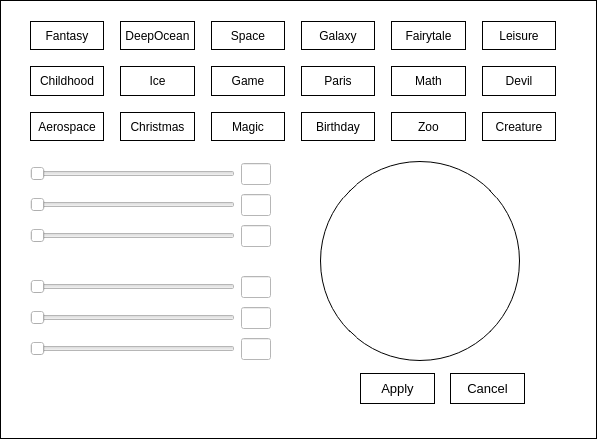
<?xml version="1.0" encoding="UTF-8"?>
<ui version="4.0">
 <class>Style</class>
 <widget class="QWidget" name="Style">
  <property name="geometry">
   <rect>
    <x>0</x>
    <y>0</y>
    <width>597</width>
    <height>439</height>
   </rect>
  </property>
  <property name="minimumSize">
   <size>
    <width>0</width>
    <height>0</height>
   </size>
  </property>
  <property name="maximumSize">
   <size>
    <width>1102</width>
    <height>818</height>
   </size>
  </property>
  <property name="windowTitle">
   <string>Form</string>
  </property>
  <property name="styleSheet">
   <string notr="true">background-color: rgb(255, 255, 255);</string>
  </property>
  <widget class="QWidget" name="gridLayoutWidget">
   <property name="geometry">
    <rect>
     <x>30</x>
     <y>21</y>
     <width>526</width>
     <height>120</height>
    </rect>
   </property>
   <layout class="QGridLayout" name="gridLayout">
    <item row="3" column="0">
     <spacer name="verticalSpacer_2">
      <property name="orientation">
       <enum>Qt::Vertical</enum>
      </property>
      <property name="sizeType">
       <enum>QSizePolicy::Fixed</enum>
      </property>
      <property name="sizeHint" stdset="0">
       <size>
        <width>20</width>
        <height>10</height>
       </size>
      </property>
     </spacer>
    </item>
    <item row="4" column="8">
     <widget class="ClickableLabel" name="pattern_17">
      <property name="font">
       <font>
        <family>Microsoft YaHei UI</family>
        <bold>false</bold>
       </font>
      </property>
      <property name="cursor">
       <cursorShape>PointingHandCursor</cursorShape>
      </property>
      <property name="styleSheet">
       <string notr="true">color: rgb(0, 0, 0);</string>
      </property>
      <property name="frameShape">
       <enum>QFrame::Box</enum>
      </property>
      <property name="text">
       <string>Zoo</string>
      </property>
      <property name="alignment">
       <set>Qt::AlignCenter</set>
      </property>
     </widget>
    </item>
    <item row="0" column="9">
     <spacer name="horizontalSpacer_5">
      <property name="orientation">
       <enum>Qt::Horizontal</enum>
      </property>
      <property name="sizeType">
       <enum>QSizePolicy::Fixed</enum>
      </property>
      <property name="sizeHint" stdset="0">
       <size>
        <width>10</width>
        <height>20</height>
       </size>
      </property>
     </spacer>
    </item>
    <item row="2" column="2">
     <widget class="ClickableLabel" name="pattern_8">
      <property name="font">
       <font>
        <family>Microsoft YaHei UI</family>
        <bold>false</bold>
       </font>
      </property>
      <property name="cursor">
       <cursorShape>PointingHandCursor</cursorShape>
      </property>
      <property name="styleSheet">
       <string notr="true">color: rgb(0, 0, 0);</string>
      </property>
      <property name="frameShape">
       <enum>QFrame::Box</enum>
      </property>
      <property name="text">
       <string>Ice</string>
      </property>
      <property name="alignment">
       <set>Qt::AlignCenter</set>
      </property>
     </widget>
    </item>
    <item row="0" column="4">
     <widget class="ClickableLabel" name="pattern_3">
      <property name="font">
       <font>
        <family>Microsoft YaHei UI</family>
        <bold>false</bold>
       </font>
      </property>
      <property name="cursor">
       <cursorShape>PointingHandCursor</cursorShape>
      </property>
      <property name="styleSheet">
       <string notr="true">color: rgb(0, 0, 0);</string>
      </property>
      <property name="frameShape">
       <enum>QFrame::Box</enum>
      </property>
      <property name="text">
       <string>Space</string>
      </property>
      <property name="alignment">
       <set>Qt::AlignCenter</set>
      </property>
     </widget>
    </item>
    <item row="4" column="10">
     <widget class="ClickableLabel" name="pattern_18">
      <property name="font">
       <font>
        <family>Microsoft YaHei UI</family>
        <bold>false</bold>
       </font>
      </property>
      <property name="cursor">
       <cursorShape>PointingHandCursor</cursorShape>
      </property>
      <property name="styleSheet">
       <string notr="true">color: rgb(0, 0, 0);</string>
      </property>
      <property name="frameShape">
       <enum>QFrame::Box</enum>
      </property>
      <property name="text">
       <string>Creature</string>
      </property>
      <property name="alignment">
       <set>Qt::AlignCenter</set>
      </property>
     </widget>
    </item>
    <item row="1" column="0">
     <spacer name="verticalSpacer">
      <property name="orientation">
       <enum>Qt::Vertical</enum>
      </property>
      <property name="sizeType">
       <enum>QSizePolicy::Fixed</enum>
      </property>
      <property name="sizeHint" stdset="0">
       <size>
        <width>20</width>
        <height>10</height>
       </size>
      </property>
     </spacer>
    </item>
    <item row="4" column="4">
     <widget class="ClickableLabel" name="pattern_15">
      <property name="font">
       <font>
        <family>Microsoft YaHei UI</family>
        <bold>false</bold>
       </font>
      </property>
      <property name="cursor">
       <cursorShape>PointingHandCursor</cursorShape>
      </property>
      <property name="styleSheet">
       <string notr="true">color: rgb(0, 0, 0);</string>
      </property>
      <property name="frameShape">
       <enum>QFrame::Box</enum>
      </property>
      <property name="text">
       <string>Magic</string>
      </property>
      <property name="alignment">
       <set>Qt::AlignCenter</set>
      </property>
     </widget>
    </item>
    <item row="4" column="6">
     <widget class="ClickableLabel" name="pattern_16">
      <property name="font">
       <font>
        <family>Microsoft YaHei UI</family>
        <bold>false</bold>
       </font>
      </property>
      <property name="cursor">
       <cursorShape>PointingHandCursor</cursorShape>
      </property>
      <property name="styleSheet">
       <string notr="true">color: rgb(0, 0, 0);</string>
      </property>
      <property name="frameShape">
       <enum>QFrame::Box</enum>
      </property>
      <property name="text">
       <string>Birthday</string>
      </property>
      <property name="alignment">
       <set>Qt::AlignCenter</set>
      </property>
     </widget>
    </item>
    <item row="2" column="6">
     <widget class="ClickableLabel" name="pattern_10">
      <property name="font">
       <font>
        <family>Microsoft YaHei UI</family>
        <bold>false</bold>
       </font>
      </property>
      <property name="cursor">
       <cursorShape>PointingHandCursor</cursorShape>
      </property>
      <property name="styleSheet">
       <string notr="true">color: rgb(0, 0, 0);</string>
      </property>
      <property name="frameShape">
       <enum>QFrame::Box</enum>
      </property>
      <property name="text">
       <string>Paris</string>
      </property>
      <property name="alignment">
       <set>Qt::AlignCenter</set>
      </property>
     </widget>
    </item>
    <item row="0" column="2">
     <widget class="ClickableLabel" name="pattern_2">
      <property name="font">
       <font>
        <family>Microsoft YaHei UI</family>
        <bold>false</bold>
       </font>
      </property>
      <property name="cursor">
       <cursorShape>PointingHandCursor</cursorShape>
      </property>
      <property name="styleSheet">
       <string notr="true">color: rgb(0, 0, 0);</string>
      </property>
      <property name="frameShape">
       <enum>QFrame::Box</enum>
      </property>
      <property name="text">
       <string>DeepOcean</string>
      </property>
      <property name="alignment">
       <set>Qt::AlignCenter</set>
      </property>
     </widget>
    </item>
    <item row="0" column="8">
     <widget class="ClickableLabel" name="pattern_5">
      <property name="font">
       <font>
        <family>Microsoft YaHei UI</family>
        <bold>false</bold>
       </font>
      </property>
      <property name="cursor">
       <cursorShape>PointingHandCursor</cursorShape>
      </property>
      <property name="styleSheet">
       <string notr="true">color: rgb(0, 0, 0);</string>
      </property>
      <property name="frameShape">
       <enum>QFrame::Box</enum>
      </property>
      <property name="text">
       <string>Fairytale</string>
      </property>
      <property name="alignment">
       <set>Qt::AlignCenter</set>
      </property>
     </widget>
    </item>
    <item row="0" column="10">
     <widget class="ClickableLabel" name="pattern_6">
      <property name="font">
       <font>
        <family>Microsoft YaHei UI</family>
        <bold>false</bold>
       </font>
      </property>
      <property name="cursor">
       <cursorShape>PointingHandCursor</cursorShape>
      </property>
      <property name="styleSheet">
       <string notr="true">color: rgb(0, 0, 0);</string>
      </property>
      <property name="frameShape">
       <enum>QFrame::Box</enum>
      </property>
      <property name="text">
       <string>Leisure</string>
      </property>
      <property name="alignment">
       <set>Qt::AlignCenter</set>
      </property>
     </widget>
    </item>
    <item row="0" column="3">
     <spacer name="horizontalSpacer_2">
      <property name="orientation">
       <enum>Qt::Horizontal</enum>
      </property>
      <property name="sizeType">
       <enum>QSizePolicy::Fixed</enum>
      </property>
      <property name="sizeHint" stdset="0">
       <size>
        <width>10</width>
        <height>20</height>
       </size>
      </property>
     </spacer>
    </item>
    <item row="4" column="2">
     <widget class="ClickableLabel" name="pattern_14">
      <property name="font">
       <font>
        <family>Microsoft YaHei UI</family>
        <bold>false</bold>
       </font>
      </property>
      <property name="cursor">
       <cursorShape>PointingHandCursor</cursorShape>
      </property>
      <property name="styleSheet">
       <string notr="true">color: rgb(0, 0, 0);</string>
      </property>
      <property name="frameShape">
       <enum>QFrame::Box</enum>
      </property>
      <property name="text">
       <string>Christmas</string>
      </property>
      <property name="alignment">
       <set>Qt::AlignCenter</set>
      </property>
     </widget>
    </item>
    <item row="0" column="5">
     <spacer name="horizontalSpacer_3">
      <property name="orientation">
       <enum>Qt::Horizontal</enum>
      </property>
      <property name="sizeType">
       <enum>QSizePolicy::Fixed</enum>
      </property>
      <property name="sizeHint" stdset="0">
       <size>
        <width>10</width>
        <height>20</height>
       </size>
      </property>
     </spacer>
    </item>
    <item row="0" column="0">
     <widget class="ClickableLabel" name="pattern_1">
      <property name="font">
       <font>
        <family>Microsoft YaHei UI</family>
        <bold>false</bold>
       </font>
      </property>
      <property name="cursor">
       <cursorShape>PointingHandCursor</cursorShape>
      </property>
      <property name="styleSheet">
       <string notr="true">color: rgb(0, 0, 0);</string>
      </property>
      <property name="frameShape">
       <enum>QFrame::Box</enum>
      </property>
      <property name="text">
       <string>Fantasy</string>
      </property>
      <property name="alignment">
       <set>Qt::AlignCenter</set>
      </property>
     </widget>
    </item>
    <item row="2" column="10">
     <widget class="ClickableLabel" name="pattern_12">
      <property name="font">
       <font>
        <family>Microsoft YaHei UI</family>
        <bold>false</bold>
       </font>
      </property>
      <property name="cursor">
       <cursorShape>PointingHandCursor</cursorShape>
      </property>
      <property name="styleSheet">
       <string notr="true">color: rgb(0, 0, 0);</string>
      </property>
      <property name="frameShape">
       <enum>QFrame::Box</enum>
      </property>
      <property name="text">
       <string>Devil</string>
      </property>
      <property name="alignment">
       <set>Qt::AlignCenter</set>
      </property>
     </widget>
    </item>
    <item row="0" column="7">
     <spacer name="horizontalSpacer_4">
      <property name="orientation">
       <enum>Qt::Horizontal</enum>
      </property>
      <property name="sizeType">
       <enum>QSizePolicy::Fixed</enum>
      </property>
      <property name="sizeHint" stdset="0">
       <size>
        <width>10</width>
        <height>20</height>
       </size>
      </property>
     </spacer>
    </item>
    <item row="4" column="0">
     <widget class="ClickableLabel" name="pattern_13">
      <property name="font">
       <font>
        <family>Microsoft YaHei UI</family>
        <bold>false</bold>
       </font>
      </property>
      <property name="cursor">
       <cursorShape>PointingHandCursor</cursorShape>
      </property>
      <property name="styleSheet">
       <string notr="true">color: rgb(0, 0, 0);</string>
      </property>
      <property name="frameShape">
       <enum>QFrame::Box</enum>
      </property>
      <property name="text">
       <string>Aerospace</string>
      </property>
      <property name="alignment">
       <set>Qt::AlignCenter</set>
      </property>
     </widget>
    </item>
    <item row="0" column="6">
     <widget class="ClickableLabel" name="pattern_4">
      <property name="font">
       <font>
        <family>Microsoft YaHei UI</family>
        <bold>false</bold>
       </font>
      </property>
      <property name="cursor">
       <cursorShape>PointingHandCursor</cursorShape>
      </property>
      <property name="styleSheet">
       <string notr="true">color: rgb(0, 0, 0);</string>
      </property>
      <property name="frameShape">
       <enum>QFrame::Box</enum>
      </property>
      <property name="text">
       <string>Galaxy</string>
      </property>
      <property name="alignment">
       <set>Qt::AlignCenter</set>
      </property>
     </widget>
    </item>
    <item row="2" column="8">
     <widget class="ClickableLabel" name="pattern_11">
      <property name="font">
       <font>
        <family>Microsoft YaHei UI</family>
        <bold>false</bold>
       </font>
      </property>
      <property name="cursor">
       <cursorShape>PointingHandCursor</cursorShape>
      </property>
      <property name="styleSheet">
       <string notr="true">color: rgb(0, 0, 0);</string>
      </property>
      <property name="frameShape">
       <enum>QFrame::Box</enum>
      </property>
      <property name="text">
       <string>Math</string>
      </property>
      <property name="alignment">
       <set>Qt::AlignCenter</set>
      </property>
     </widget>
    </item>
    <item row="0" column="1">
     <spacer name="horizontalSpacer">
      <property name="orientation">
       <enum>Qt::Horizontal</enum>
      </property>
      <property name="sizeType">
       <enum>QSizePolicy::Fixed</enum>
      </property>
      <property name="sizeHint" stdset="0">
       <size>
        <width>10</width>
        <height>20</height>
       </size>
      </property>
     </spacer>
    </item>
    <item row="2" column="0">
     <widget class="ClickableLabel" name="pattern_7">
      <property name="font">
       <font>
        <family>Microsoft YaHei UI</family>
        <bold>false</bold>
       </font>
      </property>
      <property name="cursor">
       <cursorShape>PointingHandCursor</cursorShape>
      </property>
      <property name="styleSheet">
       <string notr="true">color: rgb(0, 0, 0);</string>
      </property>
      <property name="frameShape">
       <enum>QFrame::Box</enum>
      </property>
      <property name="text">
       <string>Childhood</string>
      </property>
      <property name="alignment">
       <set>Qt::AlignCenter</set>
      </property>
     </widget>
    </item>
    <item row="2" column="4">
     <widget class="ClickableLabel" name="pattern_9">
      <property name="font">
       <font>
        <family>Microsoft YaHei UI</family>
        <bold>false</bold>
       </font>
      </property>
      <property name="cursor">
       <cursorShape>PointingHandCursor</cursorShape>
      </property>
      <property name="styleSheet">
       <string notr="true">color: rgb(0, 0, 0);</string>
      </property>
      <property name="frameShape">
       <enum>QFrame::Box</enum>
      </property>
      <property name="text">
       <string>Game</string>
      </property>
      <property name="alignment">
       <set>Qt::AlignCenter</set>
      </property>
     </widget>
    </item>
   </layout>
  </widget>
  <widget class="QWidget" name="gridLayoutWidget_2">
   <property name="geometry">
    <rect>
     <x>30</x>
     <y>160</y>
     <width>241</width>
     <height>208</height>
    </rect>
   </property>
   <layout class="QGridLayout" name="gridLayout_2">
    <item row="0" column="0">
     <widget class="QSlider" name="horizontalSlider">
      <property name="styleSheet">
       <string notr="true"/>
      </property>
      <property name="maximum">
       <number>255</number>
      </property>
      <property name="singleStep">
       <number>16</number>
      </property>
      <property name="pageStep">
       <number>32</number>
      </property>
      <property name="orientation">
       <enum>Qt::Horizontal</enum>
      </property>
     </widget>
    </item>
    <item row="5" column="0">
     <widget class="QSlider" name="horizontalSlider_4">
      <property name="maximum">
       <number>255</number>
      </property>
      <property name="singleStep">
       <number>16</number>
      </property>
      <property name="pageStep">
       <number>32</number>
      </property>
      <property name="orientation">
       <enum>Qt::Horizontal</enum>
      </property>
     </widget>
    </item>
    <item row="2" column="0">
     <widget class="QSlider" name="horizontalSlider_3">
      <property name="maximum">
       <number>255</number>
      </property>
      <property name="singleStep">
       <number>16</number>
      </property>
      <property name="pageStep">
       <number>32</number>
      </property>
      <property name="orientation">
       <enum>Qt::Horizontal</enum>
      </property>
     </widget>
    </item>
    <item row="1" column="0">
     <widget class="QSlider" name="horizontalSlider_2">
      <property name="maximum">
       <number>255</number>
      </property>
      <property name="singleStep">
       <number>16</number>
      </property>
      <property name="pageStep">
       <number>32</number>
      </property>
      <property name="orientation">
       <enum>Qt::Horizontal</enum>
      </property>
     </widget>
    </item>
    <item row="4" column="0">
     <spacer name="verticalSpacer_3">
      <property name="orientation">
       <enum>Qt::Vertical</enum>
      </property>
      <property name="sizeType">
       <enum>QSizePolicy::Fixed</enum>
      </property>
      <property name="sizeHint" stdset="0">
       <size>
        <width>20</width>
        <height>20</height>
       </size>
      </property>
     </spacer>
    </item>
    <item row="6" column="0">
     <widget class="QSlider" name="horizontalSlider_5">
      <property name="maximum">
       <number>255</number>
      </property>
      <property name="singleStep">
       <number>16</number>
      </property>
      <property name="pageStep">
       <number>32</number>
      </property>
      <property name="orientation">
       <enum>Qt::Horizontal</enum>
      </property>
     </widget>
    </item>
    <item row="7" column="0">
     <widget class="QSlider" name="horizontalSlider_6">
      <property name="maximum">
       <number>255</number>
      </property>
      <property name="singleStep">
       <number>16</number>
      </property>
      <property name="pageStep">
       <number>32</number>
      </property>
      <property name="orientation">
       <enum>Qt::Horizontal</enum>
      </property>
     </widget>
    </item>
    <item row="0" column="1">
     <widget class="QLineEdit" name="lineEdit">
      <property name="minimumSize">
       <size>
        <width>30</width>
        <height>22</height>
       </size>
      </property>
      <property name="maximumSize">
       <size>
        <width>30</width>
        <height>22</height>
       </size>
      </property>
     </widget>
    </item>
    <item row="1" column="1">
     <widget class="QLineEdit" name="lineEdit_2">
      <property name="minimumSize">
       <size>
        <width>30</width>
        <height>22</height>
       </size>
      </property>
      <property name="maximumSize">
       <size>
        <width>30</width>
        <height>22</height>
       </size>
      </property>
     </widget>
    </item>
    <item row="2" column="1">
     <widget class="QLineEdit" name="lineEdit_3">
      <property name="minimumSize">
       <size>
        <width>30</width>
        <height>22</height>
       </size>
      </property>
      <property name="maximumSize">
       <size>
        <width>30</width>
        <height>22</height>
       </size>
      </property>
     </widget>
    </item>
    <item row="5" column="1">
     <widget class="QLineEdit" name="lineEdit_4">
      <property name="minimumSize">
       <size>
        <width>30</width>
        <height>22</height>
       </size>
      </property>
      <property name="maximumSize">
       <size>
        <width>30</width>
        <height>22</height>
       </size>
      </property>
     </widget>
    </item>
    <item row="6" column="1">
     <widget class="QLineEdit" name="lineEdit_5">
      <property name="minimumSize">
       <size>
        <width>30</width>
        <height>22</height>
       </size>
      </property>
      <property name="maximumSize">
       <size>
        <width>30</width>
        <height>22</height>
       </size>
      </property>
     </widget>
    </item>
    <item row="7" column="1">
     <widget class="QLineEdit" name="lineEdit_6">
      <property name="minimumSize">
       <size>
        <width>30</width>
        <height>22</height>
       </size>
      </property>
      <property name="maximumSize">
       <size>
        <width>30</width>
        <height>22</height>
       </size>
      </property>
     </widget>
    </item>
   </layout>
  </widget>
  <widget class="QLabel" name="label">
   <property name="geometry">
    <rect>
     <x>320</x>
     <y>161</y>
     <width>200</width>
     <height>200</height>
    </rect>
   </property>
   <property name="styleSheet">
    <string notr="true">border: 1px solid black;
border-radius:100px;
</string>
   </property>
   <property name="text">
    <string>&lt;html&gt;&lt;head/&gt;&lt;body&gt;&lt;p&gt;&lt;br/&gt;&lt;/p&gt;&lt;/body&gt;&lt;/html&gt;</string>
   </property>
  </widget>
  <widget class="QPushButton" name="pushButton_apply">
   <property name="enabled">
    <bool>true</bool>
   </property>
   <property name="geometry">
    <rect>
     <x>360</x>
     <y>373</y>
     <width>75</width>
     <height>31</height>
    </rect>
   </property>
   <property name="font">
    <font>
     <family>Microsoft YaHei UI</family>
     <pointsize>10</pointsize>
    </font>
   </property>
   <property name="styleSheet">
    <string notr="true">QPushButton{
	padding: 2px;
	background-color:  rgba(255, 255, 255, 0);
	border: 1px solid black;
	color: rgb(0, 0, 0);
	border-radius: 0px;
}
QPushButton:hover{
	color: rgb(255, 255, 255);
	padding: 2px;
	border: 1px solid black;
	background-color: rgb(0, 0, 0);
}</string>
   </property>
   <property name="text">
    <string>Apply</string>
   </property>
  </widget>
  <widget class="QPushButton" name="pushButton_cancel">
   <property name="enabled">
    <bool>true</bool>
   </property>
   <property name="geometry">
    <rect>
     <x>450</x>
     <y>373</y>
     <width>75</width>
     <height>31</height>
    </rect>
   </property>
   <property name="font">
    <font>
     <family>Microsoft YaHei UI</family>
     <pointsize>10</pointsize>
    </font>
   </property>
   <property name="styleSheet">
    <string notr="true">QPushButton{
	color: rgb(0,0,0);
	padding: 2px;
	background-color:  rgba(255, 255, 255, 0);
	border: 1px solid black;
	border-radius: 0px;
}
QPushButton:hover{
	color: rgb(255, 255, 255);
	padding: 2px;
	border: 1px solid black;
	background-color: rgb(0, 0, 0);
}</string>
   </property>
   <property name="text">
    <string>Cancel</string>
   </property>
  </widget>
  <widget class="QLabel" name="windowBorder">
   <property name="enabled">
    <bool>true</bool>
   </property>
   <property name="geometry">
    <rect>
     <x>0</x>
     <y>0</y>
     <width>597</width>
     <height>439</height>
    </rect>
   </property>
   <property name="styleSheet">
    <string notr="true">background-color: rgba(255, 255, 255, 0);</string>
   </property>
   <property name="frameShape">
    <enum>QFrame::Box</enum>
   </property>
   <property name="text">
    <string/>
   </property>
  </widget>
 </widget>
 <customwidgets>
  <customwidget>
   <class>ClickableLabel</class>
   <extends>QLabel</extends>
   <header>clickablelabel.h</header>
  </customwidget>
 </customwidgets>
 <resources/>
 <connections/>
</ui>
